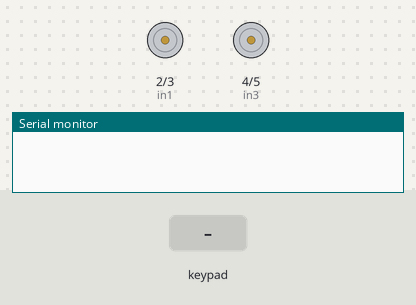
Bench run of a sketch on a simulated Arduino Uno, built with avr-gcc and run on an emulated ATmega328P. On the bench: motor-driver pin pairs drawn as motors (green arrow = first pin HIGH = forward, orange = second pin HIGH = backward, longer = more drive, scaled by the enable pin), the last lines printed to the serial monitor. The test bench sets the inputs (shaded band).

Above: at 1.2 s.
1.3 s: key 'X' pressed
At 1.51 s:
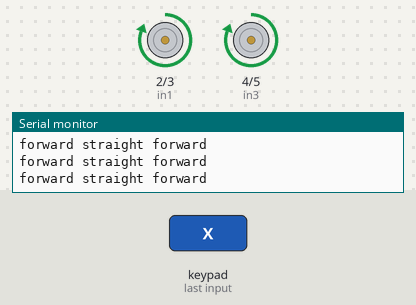
3.1 s: key 'T' pressed
At 4.5 s:
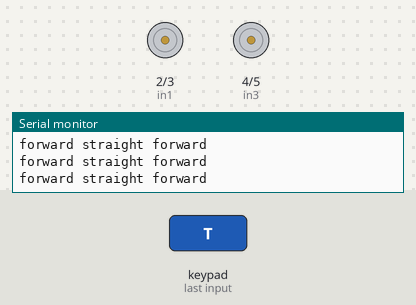
Timing chart, 0 to 6.1 s (numbered marks = the images above; inputs shaded):
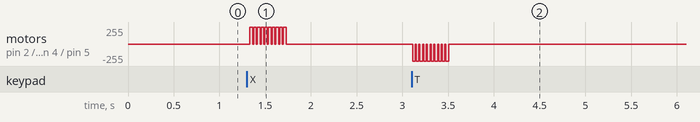

Measured:
- after the input at 1.3 s, motor on pin 2 (in1) / pin 3 (in2), motor on pin 4 (in3) / pin 5 (in4): alternates forward 255/255 for 0.03 s and stopped for 0.01 s, 20 changes in all, then stays stopped, starting at once
- after the input at 3.1 s, motor on pin 2 (in1) / pin 3 (in2), motor on pin 4 (in3) / pin 5 (in4): alternates backward 255/255 for 0.03 s and stopped for 0.01 s, 20 changes in all, then stays stopped, starting at once

The sketch:

codePS2.ino
```cpp
#include <PS2X_lib.h>

PS2X ps2x;


const int in1 = 2;
const int in2 = 3;
const int in3 = 4;
const int in4 = 5;
const int enA = 8;
const int enB = 7;
int fspeed = 255;
int rspeed, lspeed;
byte PS2 = 0;
void setup() {

  pinMode(in1, OUTPUT);
  pinMode(in2, OUTPUT);
  pinMode(in3, OUTPUT);
  pinMode(in4, OUTPUT);
  pinMode(enA, OUTPUT);
  pinMode(enB, OUTPUT);
  PS2 = ps2x.config_gamepad(9,10,11,12, false, false);

  Serial.begin(57600);
}

void loop() {
  ps2x.read_gamepad();
  if (ps2x.Button(PSB_GREEN)){
    digitalWrite(in1, LOW);
    digitalWrite(in2, HIGH );
    digitalWrite(in3, LOW);
    digitalWrite(in4, HIGH);
    analogWrite(enB, fspeed);
    analogWrite(enA, fspeed);
    Serial.println("forward straight forward");
    }

  if (ps2x.Button(PSB_BLUE)){
    digitalWrite(in1, HIGH);
    digitalWrite(in2, LOW );
    digitalWrite(in3, HIGH);
    digitalWrite(in4, LOW);
    analogWrite(enB, fspeed);
    analogWrite(enA, fspeed);
    Serial.println("forward straight forward");
    }
  if (ps2x.Analog(PSS_RY) > 130) {
  //rspeed = map(ps2x.Analog(PSS_RY), 128, 255, 0, 255);
    Serial.println("right up ");
    digitalWrite(in1, LOW);
    digitalWrite(in2, HIGH);
    analogWrite(enA, 255);

  }
  delay(10);
  if (ps2x.Analog(PSS_RY) < 120) {
  //rspeed = map(ps2x.Analog(PSS_RY), 0, 127, 255, 0);
    digitalWrite(in1, HIGH);
    digitalWrite(in2, LOW);
    Serial.println("right down ");
    analogWrite(enA, 255);

  }
  delay(10);
  if (ps2x.Analog(PSS_LY) > 130)
  {
  //lspeed = map(ps2x.Analog(PSS_LY), 0, 127, 255, 0);
    digitalWrite(in3, LOW);
    digitalWrite(in4, HIGH);
    analogWrite(enB, 255);
    Serial.println( "left down");


  }
  delay(10);
  if (ps2x.Analog(PSS_LY) < 120)
  {
  //lspeed = map(ps2x.Analog(PSS_LY), 129, 255, 0, 255);
    digitalWrite(in3, HIGH);
    digitalWrite(in4, LOW);
    analogWrite(enB, 255);
    Serial.println("left up");

  }
  else {
    digitalWrite(enA,LOW);
    digitalWrite(enB,LOW);
  }
  delay(10);


}
```
